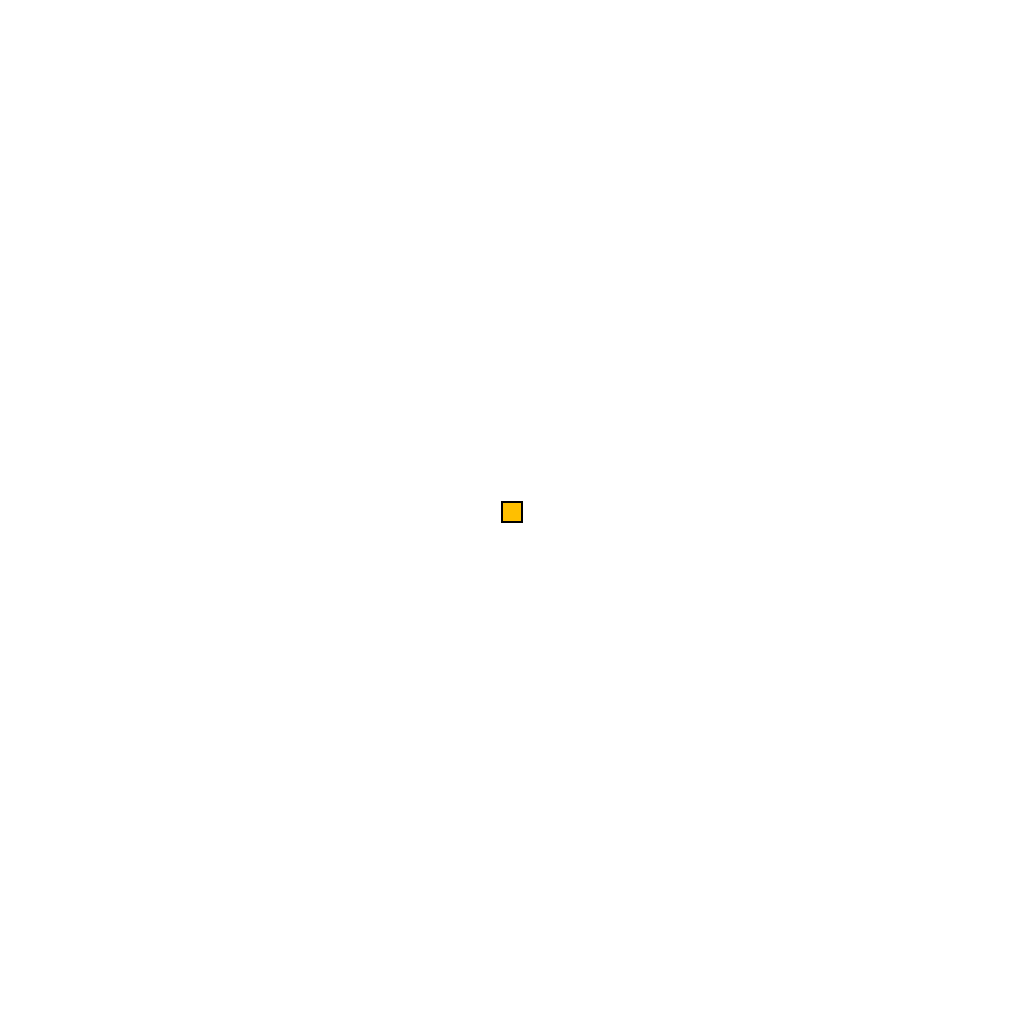
Frame 1 (no input)
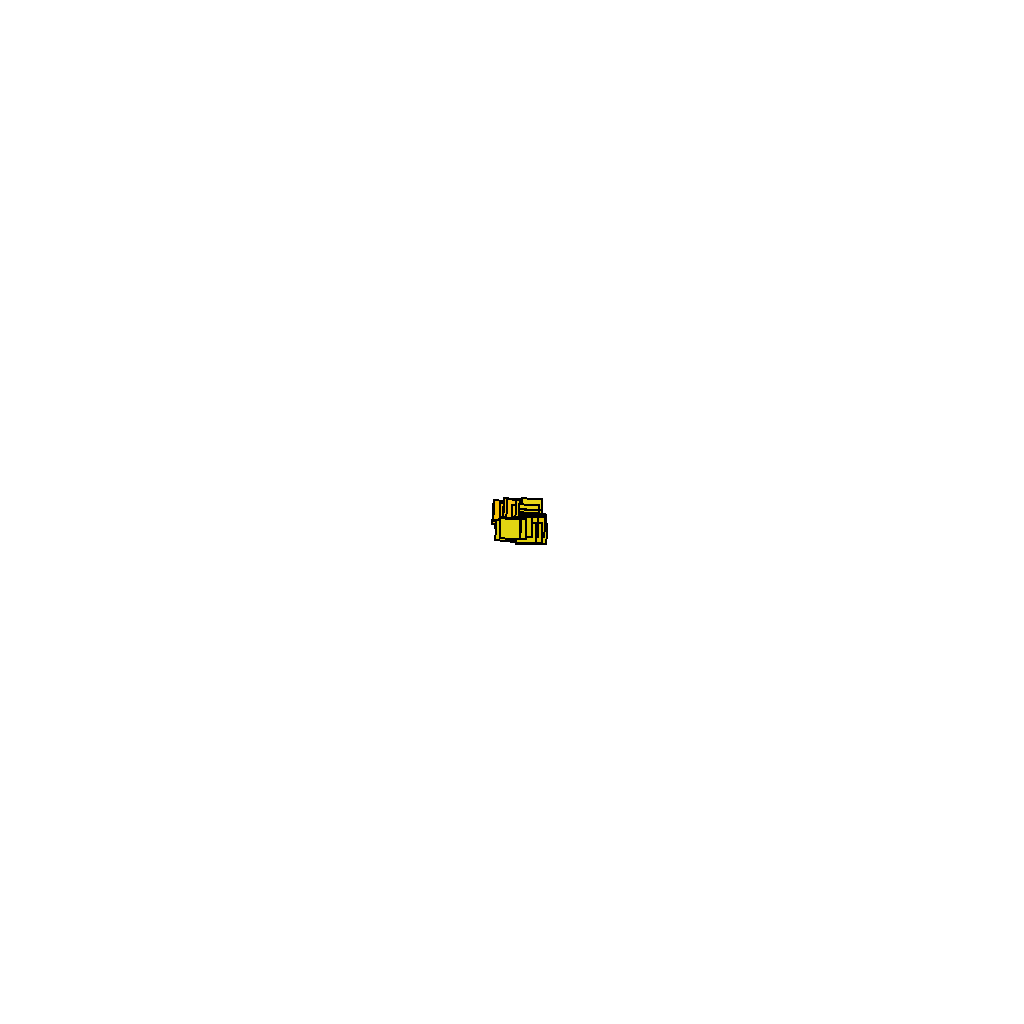
Frame 60 (the mouse pressed at the canvas centre just before this capture)
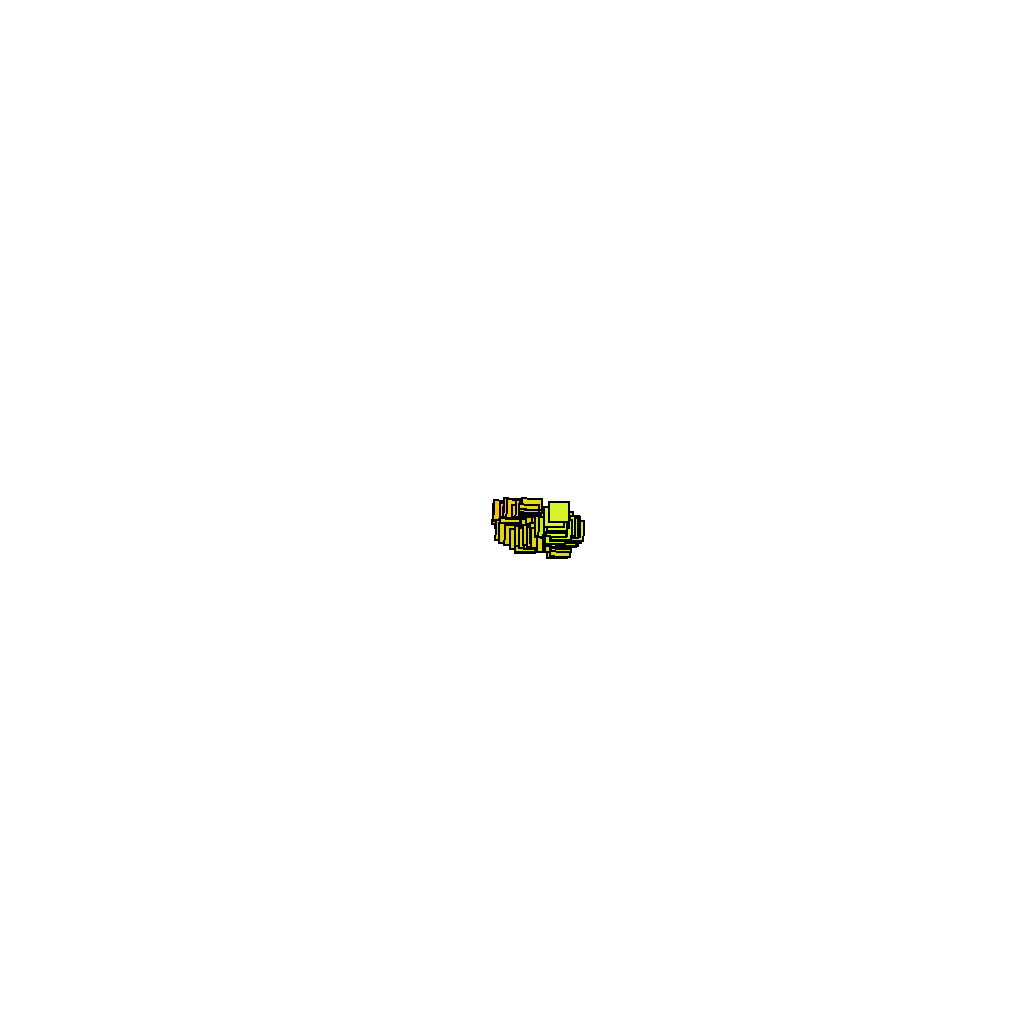
Frame 120 (the mouse held since frame 60 and released just before this capture)

The Processing sketch that drew these frames (run headless with seeded random() and noise(); from frame 60 on, the mouse is pressed at the canvas centre):

// Processing sketch: demo_240225b_randomness
// ── demo_240225b_randomness.pde
PVector pos;
float r, g, b;
color col;
float theta = 0;

// a long is an integer with more storage
// this seed is the current date and time
// (2024/02/25 @ 3:59PM)
long seed = 202402251559L;

void setup(){
  size(1024, 1024);
  pos = new PVector(width/2, height/2);
  r = 255; // #ffbf00: https://youtu.be/s45uNTiYkZU
  g = 191;
  b = 0;
  
  background(255);
  strokeWeight(2);
  noSmooth();
  rectMode(CENTER);
  
  randomSeed(seed);
}

void draw(){  
  // draw the circle
  col = color(r, g, b);
  fill(col);
  translate(pos.x, pos.y);
  rotate(theta);
  square(0, 0, 20);
  
  // update position, color, and rotation for the next frame
  pos.x += random(-6, 6);
  pos.y += random(-6, 6);
  
  r += random(-5, 5);
  g += random(-5, 5);
  b += random(-5, 5);
  
  theta += random(-0.01, 0.01);
  
  // constrain values to valid ones
  pos.x = constrain(pos.x, 0, width);
  pos.y = constrain(pos.y, 0, height);
  
  r = constrain(r, 0, 255);
  g = constrain(g, 0, 255);
  b = constrain(b, 0, 255);
  
  theta = constrain(theta, 0, TAU);
  
  // automatically saves an image every 1000 frames
  if(frameCount % 1000 == 0){
    outputImage();
  }
}

// also saves an image whenever we click
void mouseClicked(){
  outputImage();
}

void outputImage(){
  String filename = seed+"_fr"+frameCount+".png";
  save("output/" + filename);
  println("saved as " + filename);
}
